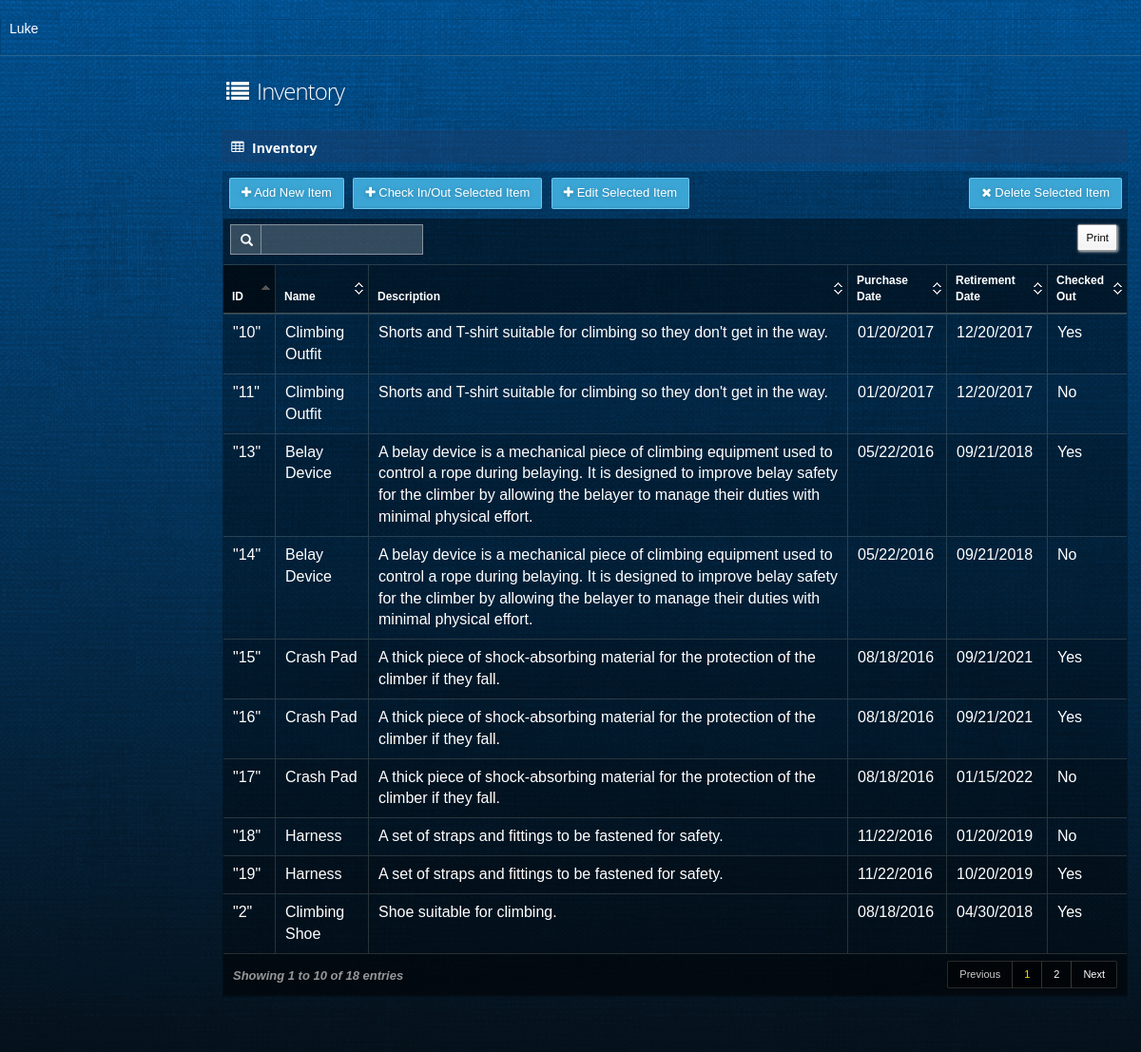
Page /inventory (signed in) on the committed database.
### tables this page shows
CREATE TABLE "Inventory" (
	`Id`	TEXT NOT NULL UNIQUE,
	`Name`	TEXT NOT NULL,
	`Description`	TEXT,
	`RetirementDate`	TEXT,
	`IsCheckOut`	REAL NOT NULL,
	`PurchaseDate`	TEXT
);

### app.py (the view)
@app.route('/inventory')
def inventory():
    return inventoryModule.inventory()

### databaseFunctions.py (called while the page is built)
def getAllInventoryIds():
    with engine.connect() as connection:
        sqlText = text("SELECT Id FROM Inventory ORDER by Name, Id")
        result = engine.execute(sqlText)
        ids = []
        for row in result:
            ids.append(row[0])
        if not ids:
            return None
        else:
            return ids

def getAllInventoryNames():
    with engine.connect() as connection:
        sqlText = text("SELECT Name FROM Inventory ORDER by Name, Id")
        result = engine.execute(sqlText)
        names = []
        for row in result:
            names.append(row[0])
        if not names:
            return None
        else:
            return names

def getAllInventoryDescriptions():
    with engine.connect() as connection:
        sqlText = text("SELECT Description FROM Inventory ORDER by Name, Id")
        result = engine.execute(sqlText)
        descriptions = []
        for row in result:
            descriptions.append(row[0])
        if not descriptions:
            return None
        else:
            return descriptions

def getAllInventoryPurchaseDates():
    with engine.connect() as connection:
        sqlText = text("SELECT PurchaseDate FROM Inventory ORDER by Name, Id")
        result = engine.execute(sqlText)
        purchaseDates = []
        for row in result:
            purchaseDates.append(row[0])
        if not purchaseDates:
            return None
        else:
            return purchaseDates

def getAllInventoryRetirementDates():
    with engine.connect() as connection:
        sqlText = text("SELECT RetirementDate FROM Inventory ORDER by Name, Id")
        result = engine.execute(sqlText)
        retirementDates = []
        for row in result:
            retirementDates.append(row[0])
        if not retirementDates:
            return None
        else:
            return retirementDates

def getAllInventoryCheckOutStatuses():
    with engine.connect() as connection:
        sqlText = text("SELECT IsCheckOut FROM Inventory ORDER by Name, Id")
        result = engine.execute(sqlText)
        checkOutStatuses = []
        for row in result:
            checkOutStatuses.append(row[0])
        if not checkOutStatuses:
            return None
        else:
            return checkOutStatuses

### templates/inventory.html (shortened to what this page needs)
﻿{% extends "layout.html" %}
{% block body %}
<div id="main" role="main">
    <div id="content">
        <div class="row">
            <div class="col-xs-12 col-sm-7 col-md-7 col-lg-4">
                <h1 class="page-title txt-color-blueDark">
                    <i class="fa-fw fa fa-list"></i>
                    Inventory
                </h1>
            </div>
        </div>
        <section id="widget-grid" class="">
            <div class="row">
                <article class="col-xs-12 col-sm-12 col-md-12 col-lg-12">
                    <div class="jarviswidget jarviswidget-color-blueDark" id="wid-id-1" data-widget-editbutton="false" data-widget-colorbutton="false" data-widget-deletebutton="false">
                        <header style="padding-top:10px">
                            <span class="widget-icon"> <i class="fa fa-table"></i> </span>
                            <h2 style="line-height:15px"><strong>Inventory</strong></h2>
                        </header>
                        <div>
                            <div class="widget-body no-padding">
                                <div style="padding-bottom:10px; padding-right: 5px; padding-top: 7px;">
                                    <button class="btn btn-primary" style="margin-left:6px;" data-toggle="modal" data-target="#myModal">
                                        <i class="fa fa-plus"></i> <span class="hidden-mobile">Add New Item</span>
                                    </button>
                                    <button class="btn btn-primary" id="checkOutInventoryItem" style="margin-left:6px;">
                                        <i class="fa fa-plus"></i> <span class="hidden-mobile">Check In/Out Selected Item</span>
                                    </button>
                                    <button class="btn btn-primary" id="editInventoryItem" style="margin-left:6px;" data-target="#editModal">
                                        <i class="fa fa-plus"></i> <span class="hidden-mobile">Edit Selected Item</span>
                                    </button>
                                    <button class="btn btn-primary" style="margin-left:6px; float:right" id="deleteButton">
                                        <i class="fa fa-times"></i> <span class="hidden-mobile">Delete Selected Item</span>
                                    </button>
                                </div>
                                <table id="datatable" class="table table-striped table-bordered table-hover">
                                    <thead>
                                        <tr>
                                            <th data-hide="phone">ID</th>
                                            <th data-class="expand">Name</th>
                                            <th data-hide="phone">Description</th>
                                            <th data-hide="phone,tablet">Purchase Date</th>
                                            <th data-hide="phone,tablet">Retirement Date</th>
                                            <th data-hide="phone,tablet">Checked Out</th>
                                        </tr>
                                    </thead>
                                    <tbody>
                                        {% for row in inventoryTable %}
                                        <tr id="tr">
                                            <td>{{ row['id']|tojson|safe }}</td>
                                            <td>{{ row['name'] }}</td>
                                            <td>{{ row['description'] }}</td>
                                            <td>{{ row['purchaseDate'] }}</td>
                                            <td>{{ row['retirementDate'] }}</td>
                                            {% if row['checkOutStatus'] == 'False' %}
                                            <td>No</td>
                                            {% else %}
                                            <td>Yes</td>
                                            {% endif %}
                                        </tr>
                                        {% endfor %}
                                    </tbody>
                                </table>
                            </div>
                        </div>
                    </div>
                </article>
            </div>
        </section>
    </div>
</div>
    {% endblock %}

### static/css/styles.css (style rules this page uses)
body { width:100%; height:100% }

### static/css/signature-pad.css (style rules this page uses)
body { font-family: Helvetica, Sans-Serif; -moz-user-select: none; -webkit-user-select: none; -ms-user-select: none; }

### rows in the picture
Inventory: id|tojson "\"13\"", name "Belay Device", description "A belay device is a mechanical piece of climbing equipment used to control a rope during belaying. It is designed to improve belay safety for the climber by allowing the belayer to manage their duties with minimal physical effort.", purchaseDate "05/22/2016", retirementDate "09/21/2018"
Inventory: id|tojson "\"14\"", name "Belay Device", description "A belay device is a mechanical piece of climbing equipment used to control a rope during belaying. It is designed to improve belay safety for the climber by allowing the belayer to manage their duties with minimal physical effort.", purchaseDate "05/22/2016", retirementDate "09/21/2018"
Inventory: id|tojson "\"10\"", name "Climbing Outfit", description "Shorts and T-shirt suitable for climbing so they don't get in the way.", purchaseDate "01/20/2017", retirementDate "12/20/2017"
Inventory: id|tojson "\"11\"", name "Climbing Outfit", description "Shorts and T-shirt suitable for climbing so they don't get in the way.", purchaseDate "01/20/2017", retirementDate "12/20/2017"
Inventory: name "Climbing Shoe", description "Shoe suitable for climbing.", purchaseDate "08/18/2016", retirementDate "04/30/2018"
Inventory: id|tojson "\"15\"", name "Crash Pad", description "A thick piece of shock-absorbing material for the protection of the climber if they fall.", purchaseDate "08/18/2016", retirementDate "09/21/2021"
Inventory: id|tojson "\"16\"", name "Crash Pad", description "A thick piece of shock-absorbing material for the protection of the climber if they fall.", purchaseDate "08/18/2016", retirementDate "09/21/2021"
Inventory: id|tojson "\"17\"", name "Crash Pad", description "A thick piece of shock-absorbing material for the protection of the climber if they fall.", purchaseDate "08/18/2016", retirementDate "01/15/2022"
Inventory: id|tojson "\"18\"", name "Harness", description "A set of straps and fittings to be fastened for safety.", purchaseDate "11/22/2016", retirementDate "01/20/2019"
Inventory: id|tojson "\"19\"", name "Harness", description "A set of straps and fittings to be fastened for safety.", purchaseDate "11/22/2016", retirementDate "10/20/2019"

### other values in the picture
{{ session['currentUserFirstName'] }} "Luke"
{{ row['id']|tojson|safe }} "\"2\""
